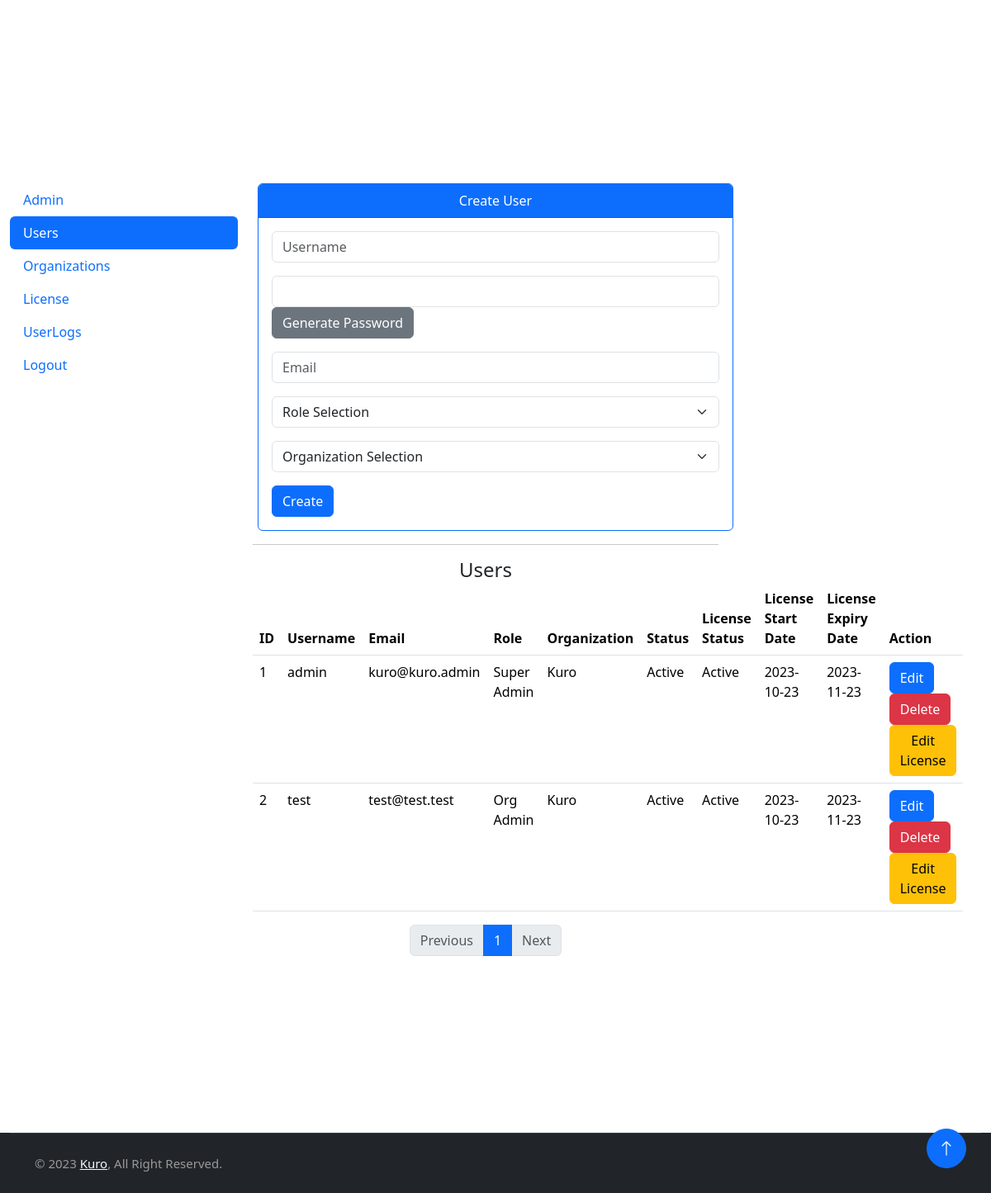
The app's page /admin/users (signed in), older data.
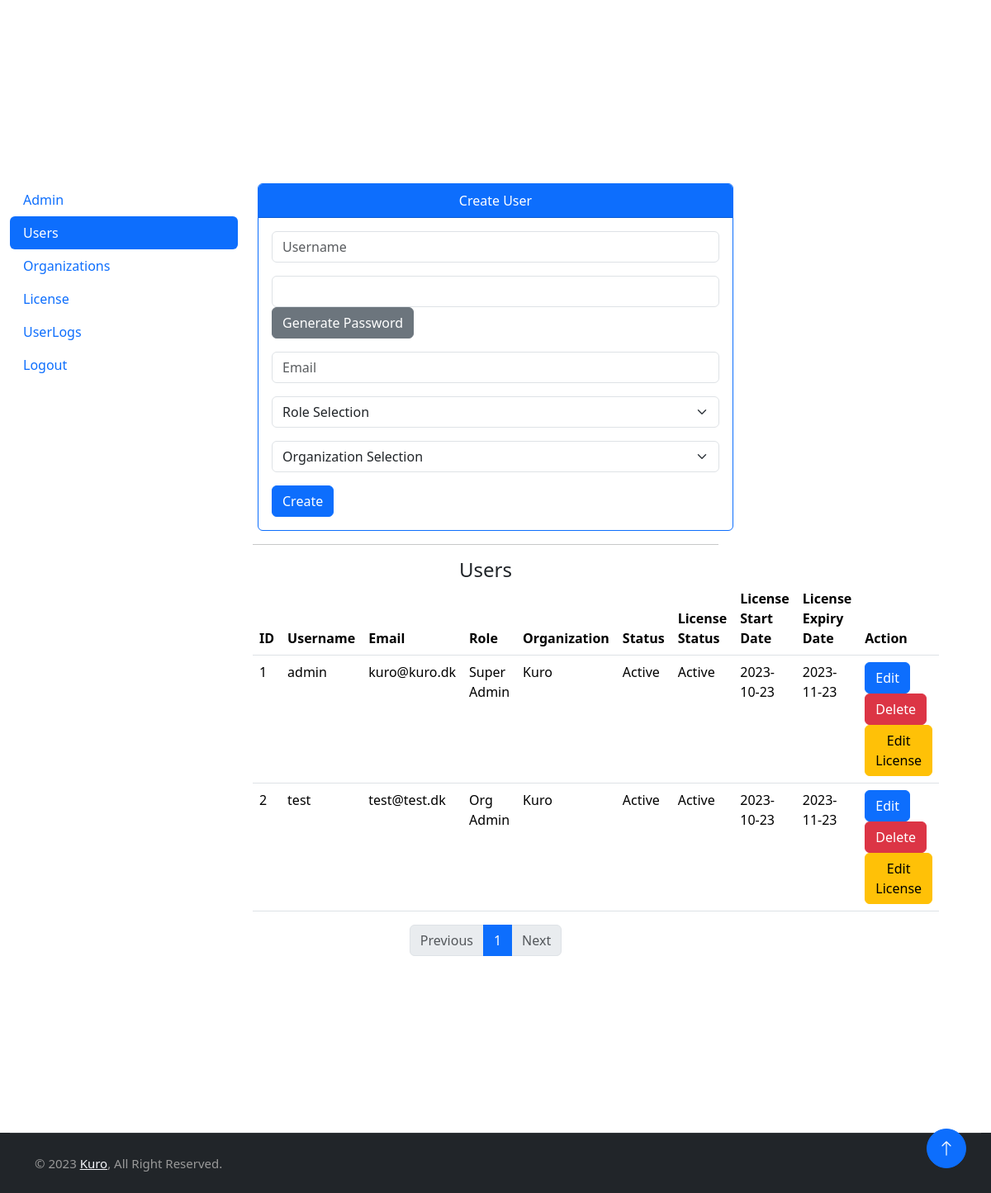
The same page, newer data.
### tables this page shows
CREATE TABLE `licenses` (
  `licenseId` INT AUTO_INCREMENT PRIMARY KEY,
  `licenseKey` VARCHAR(255) NOT NULL UNIQUE,
  `startDate` TIMESTAMP DEFAULT CURRENT_TIMESTAMP,
  `expiryDate` TIMESTAMP DEFAULT CURRENT_TIMESTAMP,
  `orgId` INT,
  `createdBy` INT,
  `userId` INT DEFAULT NULL,
  `status` TINYINT NOT NULL DEFAULT 0,
  `createdAt` TIMESTAMP DEFAULT CURRENT_TIMESTAMP,
  FOREIGN KEY (`orgId`) REFERENCES `organizations`(`orgId`) ON DELETE CASCADE,
  FOREIGN KEY (`createdBy`) REFERENCES `users`(`userId`) ON DELETE SET NULL,
  FOREIGN KEY (`userId`) REFERENCES `users`(`userId`) ON DELETE SET NULL
);

CREATE TABLE `users` (
  `userId` INT AUTO_INCREMENT PRIMARY KEY,
  `username` VARCHAR(50) NOT NULL UNIQUE,
  `password` VARCHAR(255) NOT NULL,
  `email` VARCHAR(50) NOT NULL UNIQUE,
  `roleId` INT,
  `orgId` INT,
  `status` INT NOT NULL DEFAULT 0,  
  `createdAt` TIMESTAMP DEFAULT CURRENT_TIMESTAMP,
  FOREIGN KEY (`roleId`) REFERENCES `roles`(`roleId`) ON DELETE SET NULL,
  FOREIGN KEY (`orgId`) REFERENCES `organizations`(`orgId`) ON DELETE SET NULL
);

CREATE TABLE `organizations` (
  `orgId` INT AUTO_INCREMENT PRIMARY KEY,
  `orgName` VARCHAR(100) NOT NULL,
  `apiKey` VARCHAR(255) NOT NULL UNIQUE,
  `createdAt` TIMESTAMP DEFAULT CURRENT_TIMESTAMP
);

### router.php (called while the page is built, shortened)
<?php
class Router
{
	function any($route, $path_to_include){ $this->route($route, $path_to_include); }
	function route($route, $path_to_include)
	{
		$callback = $path_to_include;
		if( !is_callable($callback) ){
		  if(!strpos($path_to_include, '.php')){
			$path_to_include.='.php';
		  }
		}
		$request_url = filter_var($_SERVER['REQUEST_URI'], FILTER_SANITIZE_URL);
		$request_url = rtrim($request_url, '/');
		$request_url = strtok($request_url, '?');
		$route_parts = explode('/', $route);
		$request_url_parts = explode('/', $request_url);
		array_shift($route_parts);
		array_shift($request_url_parts);
		if( count($route_parts) != count($request_url_parts) ){ return; }
		$parameters = [];
		for( $__i__ = 0; $__i__ < count($route_parts); $__i__++ ){
		  $route_part = $route_parts[$__i__];
		  if( preg_match("/^[$]/", $route_part) ){
			$route_part = ltrim($route_part, '$');
			array_push($parameters, $request_url_parts[$__i__]);
			$$route_part=$request_url_parts[$__i__];
		  }
		  else if( $route_parts[$__i__] != $request_url_parts[$__i__] ){
			return;
		  }
		}
		include_once __DIR__."/$path_to_include";
		exit();
	}
}

### index.php (called while the page is built, shortened)
<?php
include 'router.php';
$router = new Router();
$router->any('/', 'views/index');
$router->any('/home', 'views/index');
$router->any('/login', 'views/login');
$router->any('/logout', 'views/logout');
$router->any('/admin/admin', 'views/admin/admin');
$router->any('/admin/users', 'views/admin/users');

### kuro/controllers/auth.php (called while the page is built, shortened)
<?php
require_once __DIR__.'/../models/user.model.php';
require_once __DIR__.'/../utils/session.php';
class Auth
{
    public function GetUserById($userId): bool|stdclass
    {
        $user = new UserModel();
        return $user->GetUserById($userId);
    }
    public function GetAllOrgs(): array
    {
        $user = new UserModel();
        return $user->GetAllOrgs();
    }
    public function GetOrgName(int $orgId): null|string
    {
        $orgs = $this->GetAllOrgs();
        foreach ($orgs as $org) {
            if ($org->orgId == $orgId) {
                return $org->orgName;
            }
        }
        return 'Unknown';
    }
    public function GetPaginationData()
    {
        $user = new UserModel();
        $page = isset($_GET['page']) && is_numeric($_GET['page']) ? $_GET['page'] : 1;
        $start = ($page - 1) * $user->GetLimit();
        $users = $user->GetRecords($start);
        $totalRecords = $user->GetTotalRecords();
        return [
            'users' => $users,
            'totalRecords' => $totalRecords,
            'limit' => $user->GetLimit()
        ];
    }
}

### kuro/models/user.model.php (called while the page is built, shortened)
<?php
require_once __DIR__.'/../core/database.php';
class UserModel extends Database
{
    public function GetUserById($userId): bool|stdclass
    {
        $this->prepare(USERBYID);
        $this->statement->execute([$userId]);
        return $this->fetch();
    }
    public function GetAllOrgs()
    {
        $this->prepare(GETALLORGS);
        $this->statement->execute();
        return $this->fetchAll();
    }
    public $limit = 5;
    public function GetTotalRecords()
    {
        $this->prepare(GETTOTALUSERRECORDS);
        $this->statement->execute();
        return $this->fetchColumn();
    }
    public function GetRecords($start)
    {
        $this->prepare(GETUSERRECORDS);
        $this->statement->bindValue(':start', $start, PDO::PARAM_INT);
        $this->statement->bindValue(':limit', $this->limit, PDO::PARAM_INT);
        $this->statement->execute();
        return $this->fetchAll(PDO::FETCH_OBJ);
    }
    public function GetLimit()
    {
        return $this->limit;
    }
}

### kuro/core/database.php (called while the page is built, shortened)
<?php
class Database
{
    protected mixed $statement;
    private string $dbHost = "localhost";
    private string $dbUser = "root";
    private string $dbPass = "";
    private string $dbName = "kuro";
    protected function connect()
    {
        try {
            $dsn = 'mysql:host='.$this->dbHost.';dbname='.$this->dbName;
            $this->pdo = new PDO($dsn, $this->dbUser, $this->dbPass, [PDO::MYSQL_ATTR_INIT_COMMAND =>"SET NAMES utf8;SET time_zone = 'Europe/Copenhagen'"]);
            $this->pdo->setAttribute(PDO::ATTR_DEFAULT_FETCH_MODE, PDO::FETCH_OBJ);
            return $this->pdo;
        } catch (PDOException $e) {
            print ("Error!: ".$e->getMessage()."<br/>");
            die();
        } finally {
        }
    }
    protected function prepare($sql)
    {
        $this->statement = $this->connect()->prepare($sql);
    }
    protected function fetchColumn()
    {
        try {
            return $this->statement->fetchColumn();
        } catch (Throwable $error) {
            print_r("Error: " . $error->getMessage());
        } finally {
            $this->pdo = NULL;
        }
    }
    protected function fetchAll()
    {
        try {
            return $this->statement->fetchAll();
        } catch (Throwable $error) {
            print_r("Error: " . $error->getMessage());
        } finally {
            $this->pdo = NULL;
        }
    }
}

### kuro/utils/session.php (called while the page is built, shortened)
<?php
class Session
{
    public static function Get(string $key)
    {
        return (isset($_SESSION[$key])) ? $_SESSION[$key] : false;
    }
    public static function ValidateSession($auth): bool
    {
        $userId = Session::Get("uid");
        $user = $auth->GetUserById($userId);
        return true;
    }
}

### views/admin/users.php (the view, shortened to what the changed rows need)
<?php
require_once './kuro/controllers/auth.php';
Util::IsAdmin($auth);
require_once './kuro/controllers/license.php';
if(Session::Get("isSuperAdmin"))
{
    $data = $auth->getPaginationData();
    $users = $data['users'];
}
?>
<main class="container-fluid mt-5">
    <div class="testcontainer">
        <div class="row">
            <div class="row">
                <div class="col-lg-6 col-xl-6">
                    <table class="table table-hover">
                        <thead>
                            <tr>
                                <th scope="col">ID</th>
                                <th scope="col">Username</th>
                                <th scope="col">Email</th>
                                <th scope="col">Role</th>
                                <th scope="col">Organization</th>
                                <th scope="col">Status</th>
                                <th scope="col">License Status</th>
                                <th scope="col">License Start Date</th>
                                <th scope="col">License Expiry Date</th>
                                <th scope="col">Action</th>
                            </tr>
                        </thead>
                        <tbody>
                            <?php foreach ($users as $user) : ?>
                            <tr>
                                <td scope="row"><?= $user->userId; ?></td>
                                <td><?= Util::Print($user->username); ?></td>
                                <td><?= Util::Print($user->email); ?></td>
                                <td><?= Util::Print(Util::GetRoleName($user->roleId)); ?></td>
                                <td><?= Util::Print($auth->GetOrgName($user->orgId)); ?></td>
                                <?php if($user->status == 1): ?>
                                <td>Banned</td>
                                <?php else: ?>
                                <td>Active</td>
                                <?php endif; ?>
                                <?php if(isset($user->licenseKey)): ?>
                                <td><?= $user->licenseStatus == 1 ? 'Active' : 'Inactive'; ?></td>
                                <?php else: ?>
                                <td>N/A</td>
                                <?php endif; ?>
                                <td><?= isset($user->licenseKey) ? Util::ConvertDate($user->startDate) : 'N/A'; ?></td>
                                <td><?= isset($user->licenseKey) ? Util::ConvertDate($user->expiryDate) : 'N/A'; ?></td>
                                <td>
                                    <button class="btn btn-primary editbtn" data-id="<?= $user->userId; ?>"
                                        data-toggle="modal">Edit</button>
                                    <button class="btn btn-danger deletebtn" data-id="<?= $user->userId; ?>"
                                        data-toggle="modal">Delete</button>
                                    <?php if(!isset($user->licenseKey)): ?>
                                    <button class="btn btn-info assignLicensebtn" data-id="<?= $user->userId; ?>"
                                        data-toggle="modal">Assign License</button>
                                    <?php else: ?>
                                    <button class="btn btn-warning editLicensebtn" data-id="<?= $user->userId; ?>"
                                        data-toggle="modal">Edit License</button>
                                    <?php endif; ?>
                                </td>
                            </tr>
                            <?php endforeach; ?>
                        </tbody>
                    </table>
                </div>
            </div>
        </div>
    </div>
</main>

Row changes from the older to the newer data that the page shows:
changed through a linked row, licenses "admin": createdBy.email "kuro@kuro.admin" → "kuro@kuro.dk"
changed through a linked row, licenses "test": userId.email "test@test.test" → "test@test.dk"
